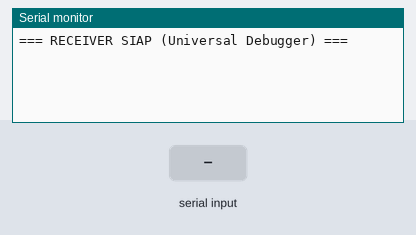
A sketch run on a simulated ESP32. Shown: the last lines printed to the serial monitor. Inputs (shaded band) come from the test bench.

Above: at 1.2 s.
1.3 s: "1" received over the second serial link
At 2.0 s:
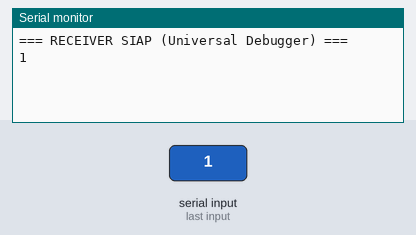
2.8 s: "0" received over the second serial link
At 3.1 s:
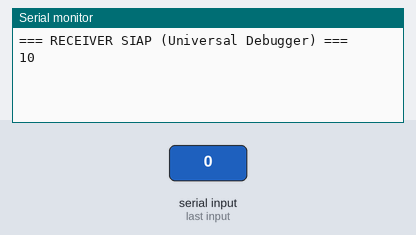

The sketch:

Receiver_Universal.ino
```cpp
#include <HardwareSerial.h>

#define LORA_RX 16 // Ke TXD LoRa
#define LORA_TX 17 // Ke RXD LoRa

HardwareSerial LoRa(2);

void setup() {
  Serial.begin(115200);
  LoRa.begin(115200, SERIAL_8N1, LORA_RX, LORA_TX);
  Serial.println("=== RECEIVER SIAP (Universal Debugger) ===");
}

void loop() {
  while (LoRa.available()) {
    Serial.write(LoRa.read());
  }
  while (Serial.available()) {
    LoRa.write(Serial.read());
  }
}
```

Measured:
- after the input at 1.3 s, the serial monitor: prints a new line at once (image 1)
- after the input at 2.8 s, the serial monitor: prints a new line at once (image 2)
